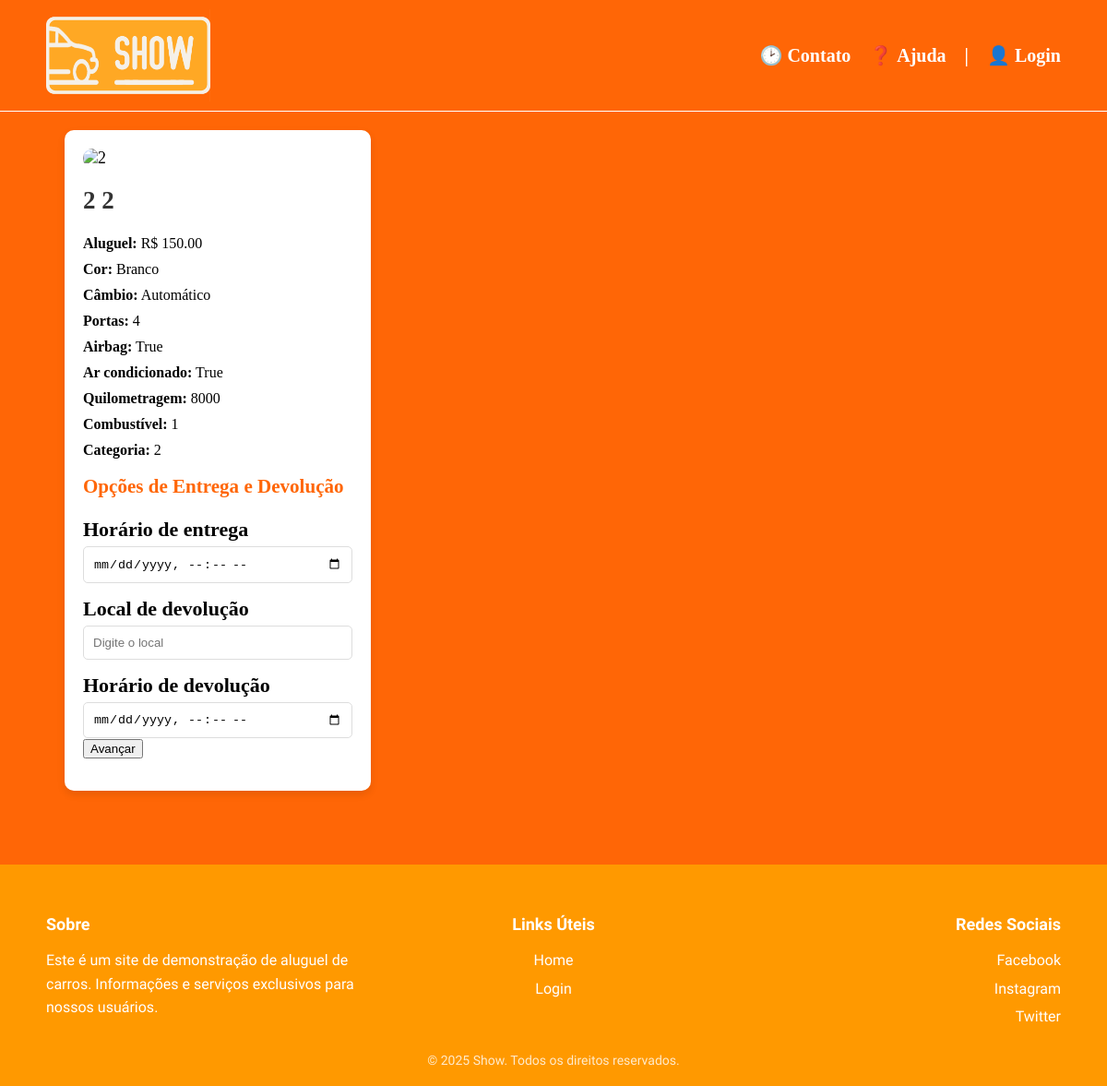
/2, run on the app's committed database.
### projeto_agostinhov1.1/models.py (models this page shows, shortened)
class Veiculo(Base):
    __tablename__ = "veiculos"
    id = Column("id", Integer, primary_key=True, autoincrement=True)
    portas = Column("portas", Integer, nullable=False)
    preco_diaria = Column("preco_diaria", Numeric(10, 2), nullable=False)
    placa = Column("placa", String(7), nullable=False)
    cor = Column("cor", String(100), nullable=False)
    preco_compra = Column("preco_compra", Numeric(10, 2), nullable=False)
    capacidade_pessoas = Column("capacidade_pessoas", Integer, nullable=False)
    quilometragem = Column("quilometragem", Integer, nullable=False)
    cambio = Column("cambio", String(100), nullable=False)
    airbags = Column("airbags", Boolean, nullable=False)
    ar_condicionado = Column("ar_condicionado", Boolean, nullable=False)
    disponivel = Column("disponivel", Boolean, nullable=False)
    id_fornecedor = Column("id_fornecedor", Integer, ForeignKey("fornecedores.id"), nullable=False)
    id_garagem = Column("id_garagem", Integer, ForeignKey("garagens.id"), nullable=False)
    id_plano_seguro = Column("id_plano_seguro", Integer, ForeignKey("plano_seguros.id"), nullable=False)
    id_marca = Column("id_marca", Integer, ForeignKey("marcas.id"), nullable=False)
    id_modelo = Column("id_modelo", Integer, ForeignKey("modelos.id"), nullable=False)
    id_categoria = Column("id_categoria", Integer, ForeignKey("categorias.id"), nullable=False)
    id_combustivel = Column("id_combustivel", Integer, ForeignKey("combustiveis.id"), nullable=False)

### projeto_agostinhov1.1/app.py (the view, shortened to what this page needs)
@app.route("/<int:carro_id>",methods = ["POST", "GET"])
def detalhar_carro(carro_id):
    sessao =Sessao()
    usuario = session.get("id_usuario")
    carro = sessao.query(Veiculo).filter_by(id=carro_id).first()
    if carro is None:
        abort(404)
    return render_template("detalhar_carro.html", carro= carro, usuario = usuario)

### projeto_agostinhov1.1/templates/detalhar_carro.html (shortened to what this page needs)
{% extends "base.html" %}
{% block conteudo_principal %}
<div class="detalhar-container">
    <form action="{{ url_for('detalhar_carro', carro_id=carro.id) }}" method="POST">
        <div class="setor-esquerdo">
            <div class="carro-imagem-detalhe">
                <img src="{{ url_for('static', filename='imagens/' + carro.id|string + '.jpg') }}" alt="{{ carro.id_modelo }}">
            </div>
            <div class="carro-informacoes">
                <h2>{{ carro.id_marca }} {{ carro.id_modelo }}</h2>
                <ul>
                    <li><strong>Aluguel:</strong> R$ {{ carro.preco_diaria }}</li>
                    <li><strong>Cor:</strong> {{ carro.cor }}</li>
                    <li><strong>Câmbio:</strong> {{ carro.cambio }}</li>
                    <li><strong>Portas:</strong> {{ carro.portas }}</li>
                    <li><strong>Airbag:</strong> {{ carro.airbags }}</li>
                    <li><strong>Ar condicionado:</strong> {{ carro.ar_condicionado }}</li>
                    <li><strong>Quilometragem:</strong> {{ carro.quilometragem }}</li>
                    <li><strong>Combustível:</strong> {{ carro.id_combustivel }}</li>
                    <li><strong>Categoria:</strong> {{ carro.id_categoria }}</li>
                </ul>
            </div>
            <div class="opcoes-entrega">
                <h3>Opções de Entrega e Devolução</h3>
                <div class="form-simples">
                    <div class="campo">
                        <label for="horario_entrega">Horário de entrega</label>
                        <input type="datetime-local" name="horario_entrega" required>
                    </div>
                    <div class="campo">
                        <label for="local_devolucao">Local de devolução</label>
                        <input type="text" name="local_devolucao" required minlength="3" placeholder="Digite o local">
                    </div>
                    <div class="campo">
                        <label for="horario_devolucao">Horário de devolução</label>
                        <input type="datetime-local" name="horario_devolucao" required>
                        <button type="submit">Avançar</button>
                    </div>
                </div>
            </div>
        </div>
    </form>
    </div>
{% endblock %}

### projeto_agostinhov1.1/static/estilo.css (style rules this page uses)
body { font-family: "Canva Sans"; font-size: 18px; color: #000000; background-color: #ff6606; margin: 0; min-height: 100vh; display: flex; flex-direction: column; }
label { display: block; color: black; font-weight: 500; font-size: 22px; }
.detalhar-container { display: flex; gap: 20px; max-width: 1200px; margin: 20px auto; padding: 0 20px; }
.setor-esquerdo { flex: 2; background-color: #fff; padding: 20px; border-radius: 10px; box-shadow: 0 4px 8px rgba(0, 0, 0, 0.1); }
.carro-imagem-detalhe img { width: 100%; height: 300px; object-fit: cover; border-radius: 10px; margin-bottom: 20px; }
.carro-informacoes h2 { margin-top: 0; color: #333; }
.carro-informacoes ul { list-style: none; padding: 0; }
.carro-informacoes li { margin-bottom: 10px; font-size: 16px; }
.opcoes-entrega h3, .resumo-pedido h3, .pagamento h3 { margin-top: 0; color: #ff6606; }
.campo { margin-bottom: 15px; }
.campo label { display: block; margin-bottom: 5px; font-weight: bold; }
.campo input, .campo select { width: 100%; padding: 10px; border: 1px solid #ddd; border-radius: 5px; box-sizing: border-box; }

### data on the page
Veiculo: id_marca "2", id_modelo "2", preco_diaria "150.00", cor "Branco", cambio "Automático", portas "4", airbags "True", ar_condicionado "True", quilometragem "8000", id_combustivel "1", id_categoria "2"
